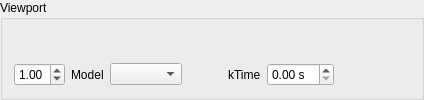
    <widget class="QGroupBox" name="groupBox">
     <property name="title">
      <string>Viewport</string>
     </property>
     <layout class="QHBoxLayout" name="horizontalLayout_5">
      <item>
       <layout class="QVBoxLayout" name="verticalLayout_3">
        <item>
         <widget class="gui::GfxWidget" name="widget" native="true">
          <property name="sizePolicy">
           <sizepolicy hsizetype="MinimumExpanding" vsizetype="MinimumExpanding">
            <horstretch>0</horstretch>
            <verstretch>0</verstretch>
           </sizepolicy>
          </property>
          <property name="focusPolicy">
           <enum>Qt::StrongFocus</enum>
          </property>
         </widget>
        </item>
        <item>
         <layout class="QHBoxLayout" name="horizontalLayout_6">
          <item>
           <widget class="QDoubleSpinBox" name="zoom">
            <property name="minimum">
             <double>0.100000000000000</double>
            </property>
            <property name="maximum">
             <double>5.000000000000000</double>
            </property>
            <property name="singleStep">
             <double>0.100000000000000</double>
            </property>
            <property name="stepType">
             <enum>QAbstractSpinBox::AdaptiveDecimalStepType</enum>
            </property>
            <property name="value">
             <double>1.000000000000000</double>
            </property>
           </widget>
          </item>
          <item>
           <widget class="QLabel" name="label_14">
            <property name="text">
             <string>Model</string>
            </property>
           </widget>
          </item>
          <item>
           <widget class="QComboBox" name="cmbModel">
            <property name="sizePolicy">
             <sizepolicy hsizetype="Preferred" vsizetype="Fixed">
              <horstretch>0</horstretch>
              <verstretch>0</verstretch>
             </sizepolicy>
            </property>
           </widget>
          </item>
          <item>
           <spacer name="horizontalSpacer_3">
            <property name="orientation">
             <enum>Qt::Horizontal</enum>
            </property>
            <property name="sizeType">
             <enum>QSizePolicy::Preferred</enum>
            </property>
            <property name="sizeHint" stdset="0">
             <size>
              <width>40</width>
              <height>20</height>
             </size>
            </property>
           </spacer>
          </item>
          <item>
           <layout class="QHBoxLayout" name="horizontalLayout_3">
            <item>
             <widget class="QLabel" name="label_4">
              <property name="text">
               <string>kTime</string>
              </property>
             </widget>
            </item>
            <item>
             <widget class="QDoubleSpinBox" name="kTime">
              <property name="prefix">
               <string/>
              </property>
              <property name="suffix">
               <string> s</string>
              </property>
              <property name="singleStep">
               <double>0.100000000000000</double>
              </property>
              <property name="stepType">
               <enum>QAbstractSpinBox::AdaptiveDecimalStepType</enum>
              </property>
             </widget>
            </item>
           </layout>
          </item>
          <item>
           <spacer name="horizontalSpacer">
            <property name="orientation">
             <enum>Qt::Horizontal</enum>
            </property>
            <property name="sizeType">
             <enum>QSizePolicy::Expanding</enum>
            </property>
            <property name="sizeHint" stdset="0">
             <size>
              <width>40</width>
              <height>20</height>
             </size>
            </property>
           </spacer>
          </item>
          <item>
           <widget class="color_widgets::ColorSelector" name="widgetColor">
            <property name="minimumSize">
             <size>
              <width>30</width>
              <height>20</height>
             </size>
            </property>
            <property name="focusPolicy">
             <enum>Qt::TabFocus</enum>
            </property>
           </widget>
          </item>
         </layout>
        </item>
       </layout>
      </item>
     </layout>
    </widget>
